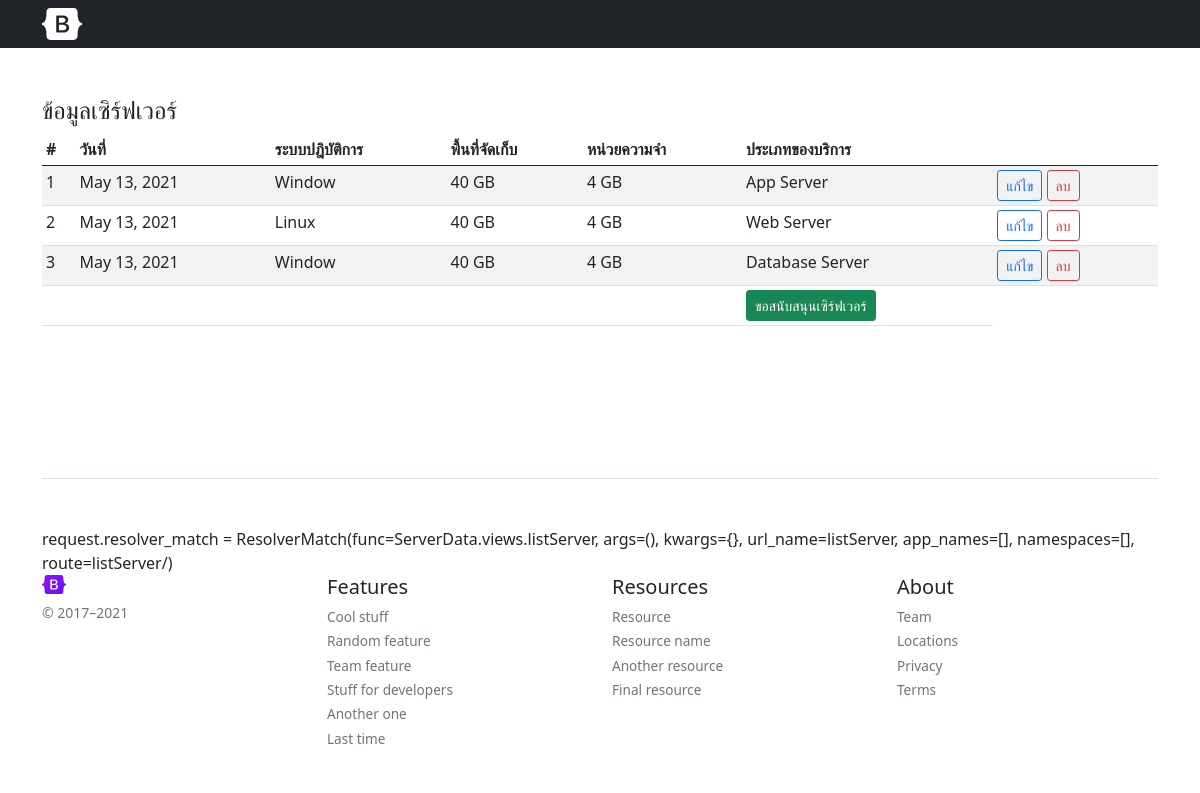
The app's page /listServer/, older data.
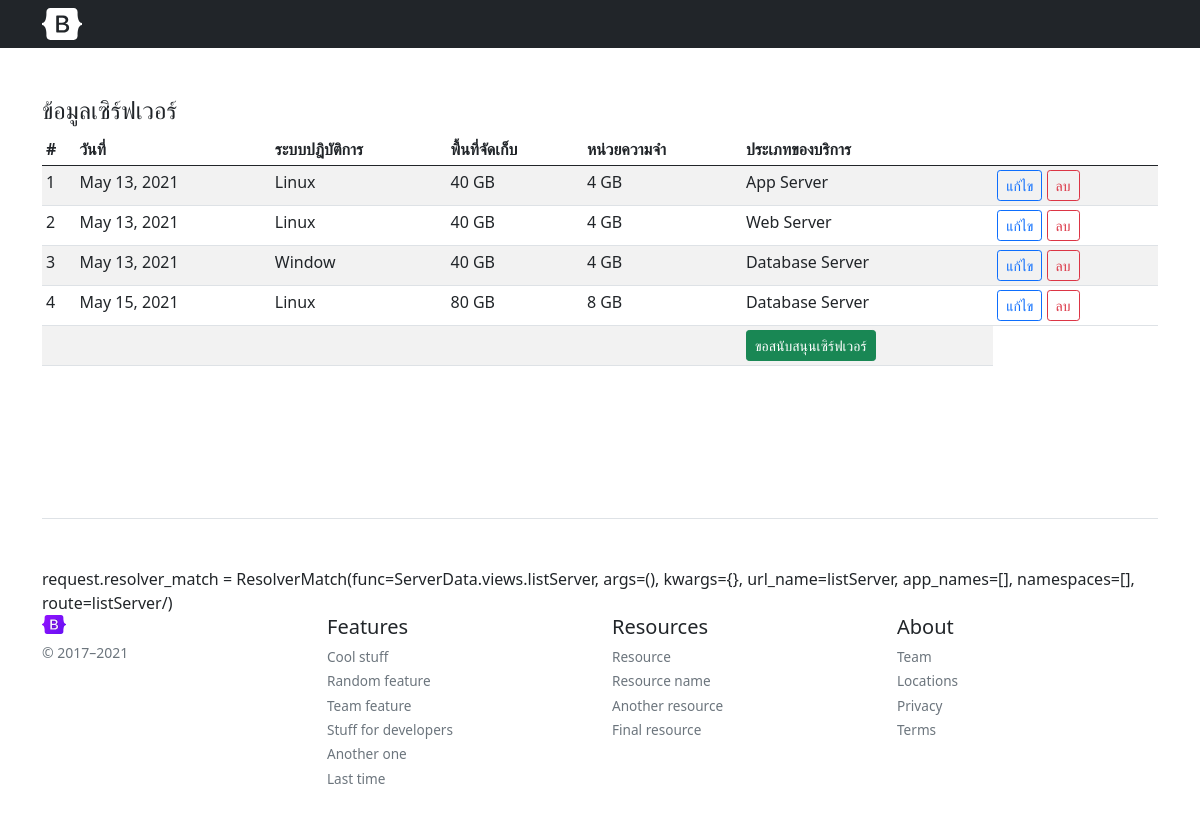
The same page, newer data.
### ServerData/models.py (models this page shows)
class ServerData(models.Model):
    class Meta:
        verbose_name_plural = "ข้อมูลเซิร์ฟ[ServerData]"
    Date = models.DateField(default=datetime.date.today, verbose_name= "วันที่")
    OS =models.CharField(max_length = 10, choices = OS, default = 'Window')
    Rom = models.CharField(max_length = 10, choices = Rom, default = '40 GB')
    Ram = models.CharField(max_length = 10, choices = Ram, default = '4 GB')
    Servics = models.CharField(max_length = 20, choices = Servics, default = 'Web Server')
    DomainName= models.CharField(max_length=255,default="-" ,verbose_name= "ชื่อโดเมนเนม")

### ServerData/views.py (the view)
# urls.py: path('listServer/',views.listServer, name = 'listServer'),
def listServer(request):
    Server = ServerData.objects.all()
    data = {'AllServer' :  Server}
    return render(request,'Showdata.html',data)

### ServerData/Templates/Showdata.html (shortened to what this page needs)
{% extends 'base.html' %}
{% block content %}
    <h4>ข้อมูลเซิร์ฟเวอร์ {{ CurrentUser }}</h4>
    <div class="table-responsive">
        <table class="table table-striped table-sm">
          <thead>
            <tr>
              <th>#</th>
              <th>วันที่</th>
              <th>ระบบปฎิบัติการ</th>
              <th>พื้นที่จัดเก็บ</th>
              <th>หน่วยความจำ</th>
              <th>ประเภทของบริการ</th>
              <th></th>
            </tr>
          </thead>
          <tbody>
          {% for Server in AllServer%}
            <tr>
              <td>{{ forloop.counter }}</td>
              <td>{{ Server.Date}} </td>
              <td>{{ Server.OS }} </td>
              <td>{{ Server.Rom }} </td>
              <td>{{ Server.Ram }}</td>
              <td>{{ Server.Servics }}</td>
              <td>
                <a  class="btn btn-outline-primary btn-sm btn-block"  href="{% url 'EditServer' Server.id %}" role="button">แก้ไข</a>
                <a  class="btn btn-outline-danger btn-sm btn-block"  href="{% url 'DeleteServer' Server.id %}" onclick="return confirm('Are you sure?')" role="button">ลบ</a>
              </td>
            </tr>
            {% endfor %}
            <tr>
              <td colspan = 5></td>
              <td>
                <a class="btn btn-success btn-sm btn-block"  href="{% url 'CreateServer'%}" role="button">ขอสนับสนุนเซิร์ฟเวอร์</a>
              </td>
            </tr>
          </tbody>
        </table>
      </div>
{% endblock %}

### templates/base.html (shortened to what this page needs)
{% load static %}
<!doctype html>
<html lang="en">
  <head>
    <link rel="stylesheet" href="https://cdn.jsdelivr.net/npm/bootstrap-icons@1.4.1/font/bootstrap-icons.css">
<link href="{% static '/assets/dist/css/bootstrap.min.css' %}" rel="stylesheet">
    <link href="{% static 'headers.css' %}" rel="stylesheet">
  </head>
  <body>
<header class="px-3 py-2 bg-dark text-white">
  <div class="container">
    <div class="d-flex flex-wrap align-items-center justify-content-center justify-content-lg-start">
      <a href="/" class="d-flex align-items-center my-2 my-lg-0 me-lg-auto text-white text-decoration-none">
        <svg class="bi me-2" width="40" height="32"><use xlink:href="#bootstrap"></use></svg>
      </a>
    </div>
  </div>
</header>
<div class="container py-5" id="icon-grid">
  <div>
    {% block content %}
    {% endblock %}
    <br>
  </div>
</div>
<div class="container py-3">
<footer class="pt-4 my-md-5 pt-md-5 border-top">
  request.resolver_match = {{ request.resolver_match }}
    <div class="row">
      <div class="col-12 col-md">
        <img class="mb-2" src="{% static 'assets/brand/bootstrap-logo.svg' %}" alt="" width="24" height="19">
        <small class="d-block mb-3 text-muted">© 2017–2021</small>
      </div>
      <div class="col-6 col-md">
        <h5>Features</h5>
        <ul class="list-unstyled text-small">
          <li class="mb-1"><a class="link-secondary text-decoration-none" href="#">Cool stuff</a></li>
          <li class="mb-1"><a class="link-secondary text-decoration-none" href="#">Random feature</a></li>
          <li class="mb-1"><a class="link-secondary text-decoration-none" href="#">Team feature</a></li>
          <li class="mb-1"><a class="link-secondary text-decoration-none" href="#">Stuff for developers</a></li>
          <li class="mb-1"><a class="link-secondary text-decoration-none" href="#">Another one</a></li>
          <li class="mb-1"><a class="link-secondary text-decoration-none" href="#">Last time</a></li>
        </ul>
      </div>
      <div class="col-6 col-md">
        <h5>Resources</h5>
        <ul class="list-unstyled text-small">
          <li class="mb-1"><a class="link-secondary text-decoration-none" href="#">Resource</a></li>
          <li class="mb-1"><a class="link-secondary text-decoration-none" href="#">Resource name</a></li>
          <li class="mb-1"><a class="link-secondary text-decoration-none" href="#">Another resource</a></li>
          <li class="mb-1"><a class="link-secondary text-decoration-none" href="#">Final resource</a></li>
        </ul>
      </div>
      <div class="col-6 col-md">
        <h5>About</h5>
        <ul class="list-unstyled text-small">
          <li class="mb-1"><a class="link-secondary text-decoration-none" href="#">Team</a></li>
          <li class="mb-1"><a class="link-secondary text-decoration-none" href="#">Locations</a></li>
          <li class="mb-1"><a class="link-secondary text-decoration-none" href="#">Privacy</a></li>
          <li class="mb-1"><a class="link-secondary text-decoration-none" href="#">Terms</a></li>
        </ul>
      </div>
    </div>
  </footer>
</div>
  </body>
</html>

### static/headers.css (style rules this page uses)
.bi { vertical-align: -.125em; fill: currentColor; }
.text-small { font-size: 85%; }

Row changes from the older to the newer data that the page shows:
changed ServerData "App Server": OS "Window" → "Linux"
added ServerData: Date "May 15, 2021", OS "Linux", Rom "80 GB", Ram "8 GB", Servics "Database Server"
